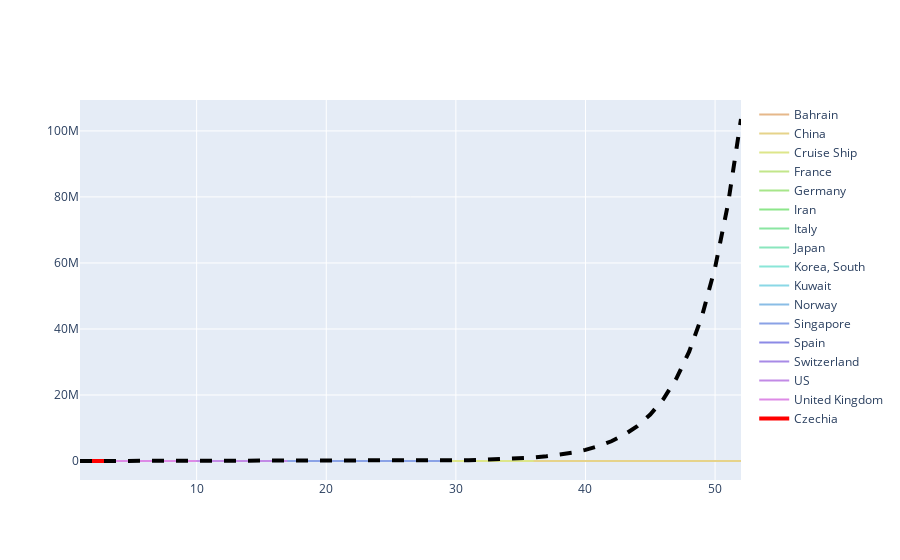

Write notebook code for a chart like this one.
### Code cell
fig = go.Figure()
for name, series in shifted.iterrows():
    fig.add_trace(go.Scatter(x=series.index, y=series.values, mode='lines',
        name=name,
        line=dict(color=colors[name], width=sizes[name]),
        connectgaps=True,
    ))
fig.add_trace(go.Scatter(x=series.index, y=reference_line, mode='lines',
        name='33% increase',
        line=dict(color='black', width=4, dash='dash'),
        showlegend=False
))

### Figure 1 — Plotly figure (JSON) as saved in the notebook; plotly's stock layout.template omitted (floating-point values rounded to 4 significant figures)
{"data": [{"connectgaps": true, "line": {"color": "hsv(30.0,40,90)", "width": 2}, "mode": "lines", "name": "Bahrain", "type": "scatter", "x": [1, 2, 3, 4, 5, 6, 7, 8, 9, 10, 11, 12, 13, 14, 15, 16, 17, 18, 19, 20, 21, 22, 23, 24, 25, 26, 27, 28, 29, 30, 31, 32, 33, 34, 35, 36, 37, 38, 39, 40, 41, 42, 43, 44, 45, 46, 47, 48, 49, 50, 51, 52], "y": [52, 55, 56, 81, 81, 81, 88, 160, 160, 145, null, null, null, null, null, null, null, null, null, null, null, null, null, null, null, null, null, null, null, null, null, null, null, null, null, null, null, null, null, null, null, null, null, null, null, null, null, null, null, null, null, null]}, {"connectgaps": true, "line": {"color": "hsv(47.64705882352941,40,90)", "width": 2}, "mode": "lines", "name": "China", "type": "scatter", "x": [1, 2, 3, 4, 5, 6, 7, 8, 9, 10, 11, 12, 13, 14, 15, 16, 17, 18, 19, 20, 21, 22, 23, 24, 25, 26, 27, 28, 29, 30, 31, 32, 33, 34, 35, 36, 37, 38, 39, 40, 41, 42, 43, 44, 45, 46, 47, 48, 49, 50, 51, 52], "y": [503, 595, 858, 1325, 1970, 2737, 5277, 5834, 7835, 9375, 11357, 15806, 18677, 22373, 25762, 28477, 31393, 33413, 35705, 37424, 38638, 38560, 52309, 56860, 57452, 57992, 58108, 58002, 56541, 54825, 54608, 51859, 51390, 49631, 47413, 45365, 42924, 39809, 37199, 34898, 32368, 29864, 27402, 25230, 23702, 22159, 20335, 18933, 17567, 16116, 14859, 13569]}, {"connectgaps": true, "line": {"color": "hsv(65.29411764705883,40,90)", "width": 2}, "mode": "lines", "name": "Cruise Ship", "type": "scatter", "x": [1, 2, 3, 4, 5, 6, 7, 8, 9, 10, 11, 12, 13, 14, 15, 16, 17, 18, 19, 20, 21, 22, 23, 24, 25, 26, 27, 28, 29, 30, 31, 32, 33, 34, 35, 36, 37, 38, 39, 40, 41, 42, 43, 44, 45, 46, 47, 48, 49, 50, 51, 52], "y": [61, 61, 64, 135, 135, 175, 175, 218, 285, 355, 454, 542, 620, 631, 631, 631, 688, 688, 688, 691, 691, 689, 689, 689, 689, 690, 690, 690, 650, 650, 650, 650, 650, 364, 364, 364, null, null, null, null, null, null, null, null, null, null, null, null, null, null, null, null]}, {"connectgaps": true, "line": {"color": "hsv(82.94117647058823,40,90)", "width": 2}, "mode": "lines", "name": "France", "type": "scatter", "x": [1, 2, 3, 4, 5, 6, 7, 8, 9, 10, 11, 12, 13, 14, 15, 16, 17, 18, 19, 20, 21, 22, 23, 24, 25, 26, 27, 28, 29, 30, 31, 32, 33, 34, 35, 36, 37, 38, 39, 40, 41, 42, 43, 44, 45, 46, 47, 48, 49, 50, 51, 52], "y": [86, 116, 176, 188, 272, 362, 635, 929, 1098, 1181, 1742, 2224, 2224, 3576, null, null, null, null, null, null, null, null, null, null, null, null, null, null, null, null, null, null, null, null, null, null, null, null, null, null, null, null, null, null, null, null, null, null, null, null, null, null]}, {"connectgaps": true, "line": {"color": "hsv(100.58823529411765,40,90)", "width": 2}, "mode": "lines", "name": "Germany", "type": "scatter", "x": [1, 2, 3, 4, 5, 6, 7, 8, 9, 10, 11, 12, 13, 14, 15, 16, 17, 18, 19, 20, 21, 22, 23, 24, 25, 26, 27, 28, 29, 30, 31, 32, 33, 34, 35, 36, 37, 38, 39, 40, 41, 42, 43, 44, 45, 46, 47, 48, 49, 50, 51, 52], "y": [63, 114, 143, 180, 246, 466, 653, 781, 1022, 1156, 1437, 1880, 2050, 3622, null, null, null, null, null, null, null, null, null, null, null, null, null, null, null, null, null, null, null, null, null, null, null, null, null, null, null, null, null, null, null, null, null, null, null, null, null, null]}, {"connectgaps": true, "line": {"color": "hsv(118.23529411764707,40,90)", "width": 2}, "mode": "lines", "name": "Iran", "type": "scatter", "x": [1, 2, 3, 4, 5, 6, 7, 8, 9, 10, 11, 12, 13, 14, 15, 16, 17, 18, 19, 20, 21, 22, 23, 24, 25, 26, 27, 28, 29, 30, 31, 32, 33, 34, 35, 36, 37, 38, 39, 40, 41, 42, 43, 44, 45, 46, 47, 48, 49, 50, 51, 52], "y": [79, 71, 170, 281, 427, 749, 1144, 1968, 2278, 2667, 3710, 4009, 4238, 4530, 5020, 5687, 6687, 7891, null, null, null, null, null, null, null, null, null, null, null, null, null, null, null, null, null, null, null, null, null, null, null, null, null, null, null, null, null, null, null, null, null, null]}, {"connectgaps": true, "line": {"color": "hsv(135.88235294117646,40,90)", "width": 2}, "mode": "lines", "name": "Italy", "type": "scatter", "x": [1, 2, 3, 4, 5, 6, 7, 8, 9, 10, 11, 12, 13, 14, 15, 16, 17, 18, 19, 20, 21, 22, 23, 24, 25, 26, 27, 28, 29, 30, 31, 32, 33, 34, 35, 36, 37, 38, 39, 40, 41, 42, 43, 44, 45, 46, 47, 48, 49, 50, 51, 52], "y": [59, 150, 221, 311, 438, 593, 821, 1053, 1577, 1835, 2263, 2706, 3296, 3916, 5061, 6387, 7985, 8794, 10590, 10590, 14955, null, null, null, null, null, null, null, null, null, null, null, null, null, null, null, null, null, null, null, null, null, null, null, null, null, null, null, null, null, null, null]}, {"connectgaps": true, "line": {"color": "hsv(153.52941176470588,40,90)", "width": 2}, "mode": "lines", "name": "Japan", "type": "scatter", "x": [1, 2, 3, 4, 5, 6, 7, 8, 9, 10, 11, 12, 13, 14, 15, 16, 17, 18, 19, 20, 21, 22, 23, 24, 25, 26, 27, 28, 29, 30, 31, 32, 33, 34, 35, 36, 37, 38, 39, 40, 41, 42, 43, 44, 45, 46, 47, 48, 49, 50, 51, 52], "y": [53, 60, 65, 75, 82, 99, 124, 136, 147, 165, 188, 202, 204, 218, 236, 244, 282, 311, 368, 379, 420, 425, 470, 506, 505, 564, null, null, null, null, null, null, null, null, null, null, null, null, null, null, null, null, null, null, null, null, null, null, null, null, null, null]}, {"connectgaps": true, "line": {"color": "hsv(171.1764705882353,40,90)", "width": 2}, "mode": "lines", "name": "Korea, South", "type": "scatter", "x": [1, 2, 3, 4, 5, 6, 7, 8, 9, 10, 11, 12, 13, 14, 15, 16, 17, 18, 19, 20, 21, 22, 23, 24, 25, 26, 27, 28, 29, 30, 31, 32, 33, 34, 35, 36, 37, 38, 39, 40, 41, 42, 43, 44, 45, 46, 47, 48, 49, 50, 51, 52], "y": [87, 186, 415, 578, 807, 945, 1227, 1731, 2302, 3107, 3689, 4277, 5128, 5545, 6012, 6416, 6862, 7146, 7307, 7212, 7407, 7470, 7403, null, null, null, null, null, null, null, null, null, null, null, null, null, null, null, null, null, null, null, null, null, null, null, null, null, null, null, null, null]}, {"connectgaps": true, "line": {"color": "hsv(188.82352941176472,40,90)", "width": 2}, "mode": "lines", "name": "Kuwait", "type": "scatter", "x": [1, 2, 3, 4, 5, 6, 7, 8, 9, 10, 11, 12, 13, 14, 15, 16, 17, 18, 19, 20, 21, 22, 23, 24, 25, 26, 27, 28, 29, 30, 31, 32, 33, 34, 35, 36, 37, 38, 39, 40, 41, 42, 43, 44, 45, 46, 47, 48, 49, 50, 51, 52], "y": [56, 56, 56, 58, 58, 61, 63, 63, 68, 70, 75, 75, null, null, null, null, null, null, null, null, null, null, null, null, null, null, null, null, null, null, null, null, null, null, null, null, null, null, null, null, null, null, null, null, null, null, null, null, null, null, null, null]}, {"connectgaps": true, "line": {"color": "hsv(206.47058823529414,40,90)", "width": 2}, "mode": "lines", "name": "Norway", "type": "scatter", "x": [1, 2, 3, 4, 5, 6, 7, 8, 9, 10, 11, 12, 13, 14, 15, 16, 17, 18, 19, 20, 21, 22, 23, 24, 25, 26, 27, 28, 29, 30, 31, 32, 33, 34, 35, 36, 37, 38, 39, 40, 41, 42, 43, 44, 45, 46, 47, 48, 49, 50, 51, 52], "y": [56, 87, 108, 147, 176, 204, 399, 597, 701, 995, null, null, null, null, null, null, null, null, null, null, null, null, null, null, null, null, null, null, null, null, null, null, null, null, null, null, null, null, null, null, null, null, null, null, null, null, null, null, null, null, null, null]}, {"connectgaps": true, "line": {"color": "hsv(224.11764705882354,40,90)", "width": 2}, "mode": "lines", "name": "Singapore", "type": "scatter", "x": [1, 2, 3, 4, 5, 6, 7, 8, 9, 10, 11, 12, 13, 14, 15, 16, 17, 18, 19, 20, 21, 22, 23, 24, 25, 26, 27, 28, 29, 30, 31, 32, 33, 34, 35, 36, 37, 38, 39, 40, 41, 42, 43, 44, 45, 46, 47, 48, 49, 50, 51, 52], "y": [50, 54, 57, 53, 52, 50, 50, 48, 48, 38, 38, 38, 31, 31, 31, 30, 34, 30, 32, 32, 39, 52, 60, 72, 72, 82, 82, 82, 103, null, null, null, null, null, null, null, null, null, null, null, null, null, null, null, null, null, null, null, null, null, null, null]}, {"connectgaps": true, "line": {"color": "hsv(241.76470588235296,40,90)", "width": 2}, "mode": "lines", "name": "Spain", "type": "scatter", "x": [1, 2, 3, 4, 5, 6, 7, 8, 9, 10, 11, 12, 13, 14, 15, 16, 17, 18, 19, 20, 21, 22, 23, 24, 25, 26, 27, 28, 29, 30, 31, 32, 33, 34, 35, 36, 37, 38, 39, 40, 41, 42, 43, 44, 45, 46, 47, 48, 49, 50, 51, 52], "y": [82, 118, 162, 218, 254, 393, 460, 626, 1013, 1628, 2040, 2039, 4906, null, null, null, null, null, null, null, null, null, null, null, null, null, null, null, null, null, null, null, null, null, null, null, null, null, null, null, null, null, null, null, null, null, null, null, null, null, null, null]}, {"connectgaps": true, "line": {"color": "hsv(259.4117647058824,40,90)", "width": 2}, "mode": "lines", "name": "Switzerland", "type": "scatter", "x": [1, 2, 3, 4, 5, 6, 7, 8, 9, 10, 11, 12, 13, 14, 15, 16, 17, 18, 19, 20, 21, 22, 23, 24, 25, 26, 27, 28, 29, 30, 31, 32, 33, 34, 35, 36, 37, 38, 39, 40, 41, 42, 43, 44, 45, 46, 47, 48, 49, 50, 51, 52], "y": [54, 87, 110, 210, 264, 332, 369, 485, 644, 644, 1124, null, null, null, null, null, null, null, null, null, null, null, null, null, null, null, null, null, null, null, null, null, null, null, null, null, null, null, null, null, null, null, null, null, null, null, null, null, null, null, null, null]}, {"connectgaps": true, "line": {"color": "hsv(277.05882352941177,40,90)", "width": 2}, "mode": "lines", "name": "US", "type": "scatter", "x": [1, 2, 3, 4, 5, 6, 7, 8, 9, 10, 11, 12, 13, 14, 15, 16, 17, 18, 19, 20, 21, 22, 23, 24, 25, 26, 27, 28, 29, 30, 31, 32, 33, 34, 35, 36, 37, 38, 39, 40, 41, 42, 43, 44, 45, 46, 47, 48, 49, 50, 51, 52], "y": [51, 52, 53, 60, 66, 85, 104, 131, 198, 241, 378, 490, 554, 923, 1237, 1611, 2120, null, null, null, null, null, null, null, null, null, null, null, null, null, null, null, null, null, null, null, null, null, null, null, null, null, null, null, null, null, null, null, null, null, null, null]}, {"connectgaps": true, "line": {"color": "hsv(294.7058823529412,40,90)", "width": 2}, "mode": "lines", "name": "United Kingdom", "type": "scatter", "x": [1, 2, 3, 4, 5, 6, 7, 8, 9, 10, 11, 12, 13, 14, 15, 16, 17, 18, 19, 20, 21, 22, 23, 24, 25, 26, 27, 28, 29, 30, 31, 32, 33, 34, 35, 36, 37, 38, 39, 40, 41, 42, 43, 44, 45, 46, 47, 48, 49, 50, 51, 52], "y": [78, 107, 154, 187, 253, 300, 359, 432, 432, 774, null, null, null, null, null, null, null, null, null, null, null, null, null, null, null, null, null, null, null, null, null, null, null, null, null, null, null, null, null, null, null, null, null, null, null, null, null, null, null, null, null, null]}, {"connectgaps": true, "line": {"color": "hsv(0,100,100)", "width": 4}, "mode": "lines", "name": "Czechia", "type": "scatter", "x": [1, 2, 3, 4, 5, 6, 7, 8, 9, 10, 11, 12, 13, 14, 15, 16, 17, 18, 19, 20, 21, 22, 23, 24, 25, 26, 27, 28, 29, 30, 31, 32, 33, 34, 35, 36, 37, 38, 39, 40, 41, 42, 43, 44, 45, 46, 47, 48, 49, 50, 51, 52], "y": [91, 94, 141, null, null, null, null, null, null, null, null, null, null, null, null, null, null, null, null, null, null, null, null, null, null, null, null, null, null, null, null, null, null, null, null, null, null, null, null, null, null, null, null, null, null, null, null, null, null, null, null, null]}, {"line": {"color": "black", "dash": "dash", "width": 4}, "mode": "lines", "name": "33% increase", "showlegend": false, "type": "scatter", "x": [1, 2, 3, 4, 5, 6, 7, 8, 9, 10, 11, 12, 13, 14, 15, 16, 17, 18, 19, 20, 21, 22, 23, 24, 25, 26, 27, 28, 29, 30, 31, 32, 33, 34, 35, 36, 37, 38, 39, 40, 41, 42, 43, 44, 45, 46, 47, 48, 49, 50, 51, 52], "y": [50, 66.5, 88.45, 117.6, 156.5, 208.1, 276.7, 368.1, 489.5, 651.1, 865.9, 1152.0, 1532.0, 2037.0, 2710.0, 3604.0, 4793.0, 6375.0, 8478.0, 11280.0, 15000.0, 19950.0, 26530.0, 35280.0, 46930.0, 62410.0, 83010.0, 110400.0, 146800.0, 195300.0, 259700.0, 345400.0, 459400.0, 611000.0, 812700.0, 1081000.0, 1438000.0, 1912000.0, 2543000.0, 3382000.0, 4498000.0, 5983000.0, 7957000.0, 10580000.0, 14070000.0, 18720000.0, 24900000.0, 33110000.0, 44040000.0, 58570000.0, 77900000.0, 103600000.0]}], "layout": {}}
